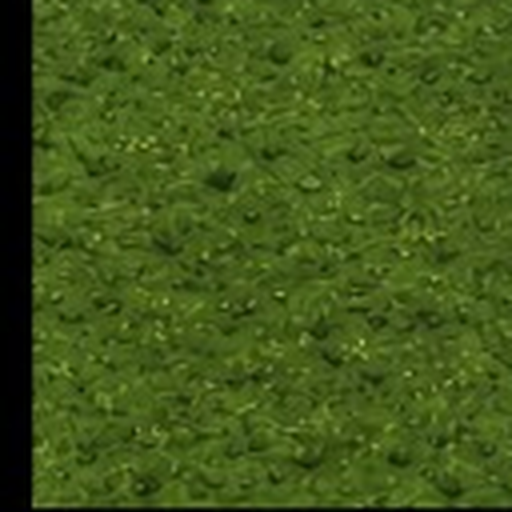
#> input picture assets/textures_source/grass.png, 1024 x 1024 px (shown at 1/2 size)
$ python -i import_tiles_pretes.py   (imports and definitions only)
#> lines starting #> are read from the running program, lines starting #| are printed output that depends on the picture
#> further down, picture is the input picture: PIL image 1024x1024 RGB; mean R, G, B 66.4, 89, 25.3
"""
Importe tiles_pretes.zip (tuiles iso plates 64×32) dans le projet.

Usage :
  python tools/import_tiles_pretes.py chemin/vers/tiles_pretes.zip
  python tools/import_tiles_pretes.py   # défaut : ~/Downloads/tiles_pretes.zip
"""

import os
import shutil
import sys
import zipfile

from PIL import Image

ROOT = os.path.dirname(os.path.dirname(os.path.abspath(__file__)))
VARIANTS_DIR = os.path.join(ROOT, "assets", "textures_source", "tiles_pretes")
OUT_DIR = os.path.join(ROOT, "assets", "tiles")
BG_THRESHOLD = 22
TILE_W = 64
TILE_H = 32
# Les PNG du zip sont plus petits que le losange grille : on agrandit pour couvrir les pointes.
ISO_EXPAND_PAD = 1.08

# Tuile jeu ← fichier source (premier choix pour assets/tiles/)
PRIMARY_MAP = {
    "grass.png": "grass1.png",
    "sand.png": "dirt1.png",
    "marble.png": "marble1.png",
    "wheat.png": "wheat1.png",
    "forest.png": "grass8.png",
    "hill.png": "dirt2.png",
}


def defringe_black(im, threshold=BG_THRESHOLD):
#> called with threshold = 22
    im = im.convert("RGBA")
    px = im.load()
    w, h = im.size
#> w = 1024; h = 1024
    for y in range(h):
        for x in range(w):
            r, g, b, a = px[x, y]
            if a < 12 or (r <= threshold and g <= threshold and b <= threshold):
                px[x, y] = (0, 0, 0, 0)
            else:
                px[x, y] = (r, g, b, 255)
    return im


def expand_iso_diamond_tile(im, tw=TILE_W, th=TILE_H, pad=ISO_EXPAND_PAD):
    """Agrandit la tuile pour que le losange remplisse 64×32 (évite les trous noirs)."""
#> called with tw = 64, th = 32, pad = 1.08
    im = im.convert("RGBA")
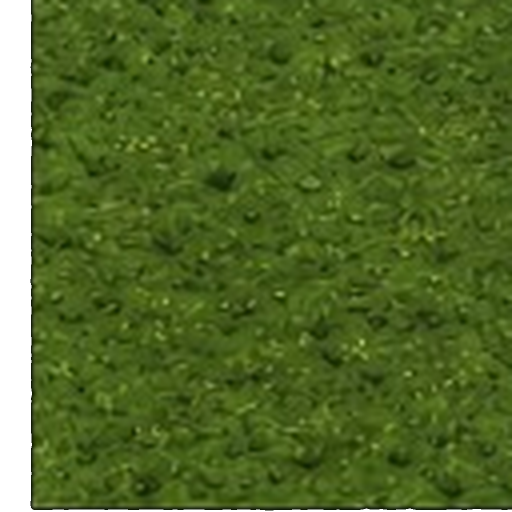
#> im: PIL image 1024x1024 RGBA (shown at 1/2 size); mean R, G, B, A 66.3, 88.9, 25.2, 238.4; transparent parts drawn white
    px = im.load()
    w, h = im.size
#> w = 1024; h = 1024
    cy = h // 2
#> cy = 512
    xs = [x for x in range(w) if px[x, cy][3] > 128]
#> xs = 962 values from 62 to 1023
    if not xs:
        return im
    span = xs[-1] - xs[0] + 1
#> span = 962
    scale = (tw / span) * pad
#> scale = 0.0719
    nw = max(1, int(w * scale))
#> nw = 73
    nh = max(1, int(h * scale))
#> nh = 73
    scaled = im.resize((nw, nh), Image.LANCZOS)
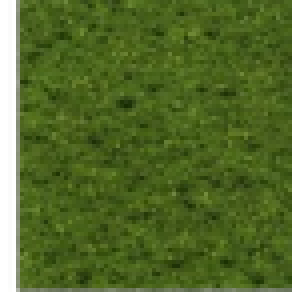
#> scaled: PIL image 73x73 RGBA (shown 4 times larger); mean R, G, B, A 67.8, 90.6, 25.9, 238.5; transparent parts drawn white
    out = Image.new("RGBA", (tw, th), (0, 0, 0, 0))
#> out: PIL image 64x32 RGBA; every value is 0
    out.paste(scaled, ((tw - nw) // 2, (th - nh) // 2), scaled)
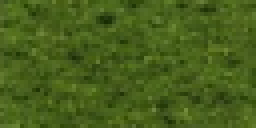
#> out: PIL image 64x32 RGBA (shown 4 times larger); mean R, G, B, A 71.2, 95.1, 26.9, 254.9; transparent parts drawn white
    return out


def prepare_tile(im):
    return expand_iso_diamond_tile(defringe_black(im))


def extract_zip(zip_path, dest_dir):
    os.makedirs(dest_dir, exist_ok=True)
    names = []
    with zipfile.ZipFile(zip_path) as zf:
        for info in zf.infolist():
            if info.is_dir() or not info.filename.lower().endswith(".png"):
                continue
            name = os.path.basename(info.filename)
            out = os.path.join(dest_dir, name)
            with zf.open(info) as src:
                tile = prepare_tile(Image.open(src))
            tile.save(out)
            names.append(name)
    return sorted(names)


def main():
    zip_path = sys.argv[1] if len(sys.argv) > 1 else os.path.expanduser(
        r"~\Downloads\tiles_pretes.zip"
    )
    if not os.path.isfile(zip_path):
        raise SystemExit(f"Archive introuvable : {zip_path}")

    print(f"Import depuis {zip_path}")
    names = extract_zip(zip_path, VARIANTS_DIR)
    print(f"  {len(names)} variantes -> {VARIANTS_DIR}")

    os.makedirs(OUT_DIR, exist_ok=True)
    for dest_name, src_name in PRIMARY_MAP.items():
        src = os.path.join(VARIANTS_DIR, src_name)
        if not os.path.isfile(src):
            print(f"  SKIP {dest_name} (manque {src_name})")
            continue
        tile = prepare_tile(Image.open(src))
        out = os.path.join(OUT_DIR, dest_name)
        tile.save(out)
        print(f"  OK  {dest_name} <- {src_name} ({tile.size[0]}×{tile.size[1]})")

    print("\nEau / roche / route : fichiers existants conservés dans assets/tiles/.")
    print("Terminé. Recharge le jeu (Ctrl+F5).")


# [2 lines not run here, left out]

>>> from PIL import Image
>>> picture = Image.open('../assets/textures_source/grass.png')
>>> result = prepare_tile(picture)

$ run again, on assets/textures_source/water.png
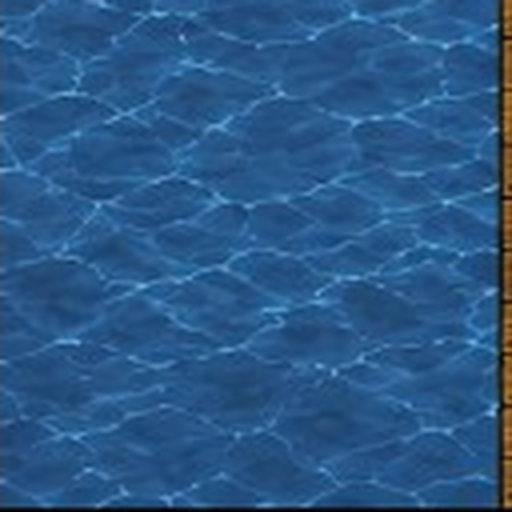
#> input picture assets/textures_source/water.png, 1024 x 1024 px (shown at 1/2 size)
#> picture is the input picture: PIL image 1024x1024 RGB; mean R, G, B 41.7, 88.1, 135.1
#> xs = 1024 values from 0 to 1023
#> span = 1024
#> scale = 0.0675
#> nw = 69
#> in expand_iso_diamond_tile, `scaled = im.resize((nw, nh), Image.LANCZOS)`:
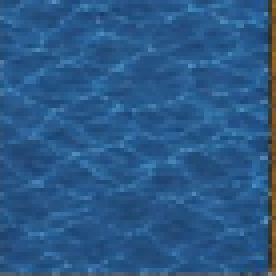
#> scaled: PIL image 69x69 RGBA (shown 4 times larger); mean R, G, B, A 41.9, 88.4, 135.5, 254.1; transparent parts drawn white
#> in expand_iso_diamond_tile, `out.paste(scaled, ((tw - nw) // 2, (th - nh) // 2), scaled)`:
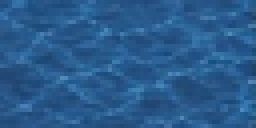
#> out: PIL image 64x32 RGBA (shown 4 times larger); mean R, G, B, A 41.2, 90.8, 140.7, 255; transparent parts drawn white
